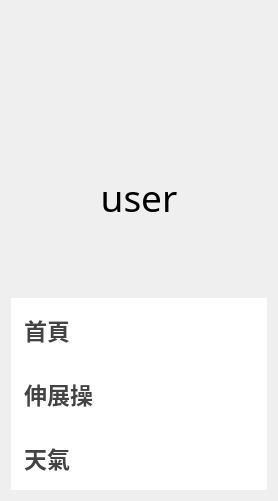
     <widget class="QFrame" name="frame">
      <property name="sizePolicy">
       <sizepolicy hsizetype="Preferred" vsizetype="Preferred">
        <horstretch>2</horstretch>
        <verstretch>0</verstretch>
       </sizepolicy>
      </property>
      <property name="styleSheet">
       <string notr="true">#frame&gt;QFrame
{
	background-color: rgba(238, 238 ,238 ,0.8);
}
</string>
      </property>
      <layout class="QVBoxLayout" name="verticalLayout_2" stretch="0,0">
       <property name="spacing">
        <number>0</number>
       </property>
       <item>
        <widget class="QFrame" name="user">
         <property name="minimumSize">
          <size>
           <width>250</width>
           <height>0</height>
          </size>
         </property>
         <property name="styleSheet">
          <string notr="true">
	border-top-right-radius:30px;
	border-top-left-radius:30px;</string>
         </property>
         <property name="frameShape">
          <enum>QFrame::StyledPanel</enum>
         </property>
         <property name="frameShadow">
          <enum>QFrame::Raised</enum>
         </property>
         <layout class="QVBoxLayout" name="verticalLayout">
          <property name="topMargin">
           <number>55</number>
          </property>
          <property name="bottomMargin">
           <number>75</number>
          </property>
          <item>
           <widget class="QFrame" name="usericon">
            <property name="frameShape">
             <enum>QFrame::StyledPanel</enum>
            </property>
            <property name="frameShadow">
             <enum>QFrame::Raised</enum>
            </property>
            <layout class="QHBoxLayout" name="horizontalLayout_15">
             <property name="spacing">
              <number>0</number>
             </property>
             <property name="leftMargin">
              <number>0</number>
             </property>
             <property name="topMargin">
              <number>0</number>
             </property>
             <property name="rightMargin">
              <number>0</number>
             </property>
             <property name="bottomMargin">
              <number>0</number>
             </property>
             <item>
              <widget class="QLabel" name="label_5">
               <property name="minimumSize">
                <size>
                 <width>0</width>
                 <height>100</height>
                </size>
               </property>
               <property name="font">
                <font>
                 <family>Agency FB</family>
                 <pointsize>48</pointsize>
                </font>
               </property>
               <property name="styleSheet">
                <string notr="true">image:url(D:/酪梨資料夾/大學作業/專題/pyqt/demo/img/user.png);

</string>
               </property>
               <property name="text">
                <string/>
               </property>
               <property name="margin">
                <number>0</number>
               </property>
              </widget>
             </item>
            </layout>
           </widget>
          </item>
          <item>
           <widget class="QLabel" name="username">
            <property name="font">
             <font>
              <family>Agency FB</family>
              <pointsize>28</pointsize>
              <weight>50</weight>
              <bold>false</bold>
             </font>
            </property>
            <property name="text">
             <string>user</string>
            </property>
            <property name="alignment">
             <set>Qt::AlignCenter</set>
            </property>
           </widget>
          </item>
         </layout>
        </widget>
       </item>
       <item>
        <widget class="QListWidget" name="fuctionlist">
         <property name="font">
          <font>
           <family>微軟正黑體</family>
           <pointsize>14</pointsize>
           <weight>75</weight>
           <bold>true</bold>
          </font>
         </property>
         <property name="styleSheet">
          <string notr="true">QListView {
	border:0px;
	border-bottom-right-radius:30px;
	border-bottom-left-radius:30px;
    outline: 0px;

}
QListView::item{
	border:0px;
	padding:15px;
	padding-left:10px;
	color: rgb(67, 67, 67);
}
QListView::item:hover {
	border-radius:8px;
	background-color: rgb(240, 240, 240)

}
QListView::item:selected {
	background-color: rgb(239, 239, 239);
	color: rgb(12, 20, 36);
	border-radius:8px;
}
</string>
         </property>
         <property name="lineWidth">
          <number>0</number>
         </property>
         <property name="verticalScrollBarPolicy">
          <enum>Qt::ScrollBarAlwaysOff</enum>
         </property>
         <property name="horizontalScrollBarPolicy">
          <enum>Qt::ScrollBarAlwaysOff</enum>
         </property>
         <property name="currentRow">
          <number>-1</number>
         </property>
         <item>
          <property name="text">
           <string>首頁</string>
          </property>
          <property name="font">
           <font>
            <pointsize>17</pointsize>
           </font>
          </property>
          <property name="icon">
           <iconset>
            <normaloff>img/home.png</normaloff>img/home.png</iconset>
          </property>
         </item>
         <item>
          <property name="text">
           <string>伸展操</string>
          </property>
          <property name="font">
           <font>
            <pointsize>17</pointsize>
           </font>
          </property>
          <property name="icon">
           <iconset>
            <normaloff>img/exercise.png</normaloff>img/exercise.png</iconset>
          </property>
         </item>
         <item>
          <property name="text">
           <string>天氣</string>
          </property>
          <property name="font">
           <font>
            <pointsize>17</pointsize>
           </font>
          </property>
          <property name="icon">
           <iconset>
            <normaloff>img/news.png</normaloff>img/news.png</iconset>
          </property>
         </item>
         <item>
          <property name="text">
           <string>設定</string>
          </property>
          <property name="font">
           <font>
            <pointsize>17</pointsize>
           </font>
          </property>
          <property name="icon">
           <iconset>
            <normaloff>img/setting2.png</normaloff>img/setting2.png</iconset>
          </property>
         </item>
        </widget>
       </item>
      </layout>
     </widget>
